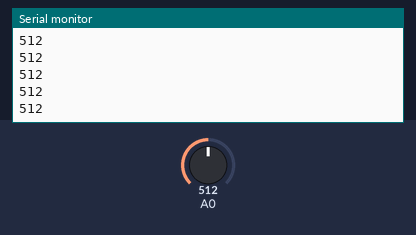
The sketch below on a simulated Arduino Uno, built with avr-gcc and run on an emulated ATmega328P. Shown: the last lines printed to the serial monitor. The inputs (shaded band) are chosen by the test bench; at power-on: A0 = 512. No radio packets arrive unless stated.

Above: at 1.2 s.
1.3 s: A0 set to 716
At 2.1 s:
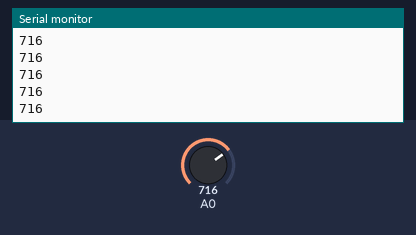
2.8 s: A0 set to 900
At 3.3 s:
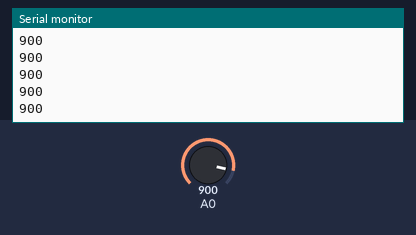
Timing chart, 0 to 5.8 s (numbered marks = the images above; inputs shaded):
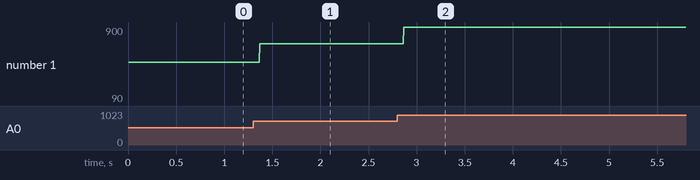

Measured:
- after the input at 1.3 s, the serial monitor: prints a new line after 0.07 s (image 1)
- after the input at 2.8 s, the serial monitor: prints a new line after 0.07 s (image 2)
- plotted number 1: 512 → 716 after the input at 1.3 s, 716 → 90 after the input at 2.8 s

The sketch:

nRF24.ino
```cpp
#include <SPI.h>
#include <nRF24L01.h>
#include <RF24.h>
#include <Wire.h>

//Wysyłanie com 9 oldBootloader
// Define the digital inputs
#define jB1 1  // Joystick button 1
#define jB2 0  // Joystick button 2


float elapsedTime, currentTime, previousTime;
int c = 0;


RF24 radio(9, 10);   // nRF24L01 (CE, CSN)
const byte address[6] = "00001"; // Address

// Max size of this struct is 32 bytes - NRF24L01 buffer limit
struct Data_Package {
  byte j1PotX;

};

Data_Package data; //Create a variable with the above structure

void setup() {
  Serial.begin(9600);

  // Call this function if you need to get the IMU error values for your module
  //calculate_IMU_error();

  // Define the radio communication
  radio.begin();
  radio.openWritingPipe(address);
  radio.setAutoAck(false);
  radio.setDataRate(RF24_250KBPS);
  radio.setPALevel(RF24_PA_LOW);

  // Activate the Arduino internal pull-up resistors
  pinMode(jB1, INPUT_PULLUP);
  pinMode(jB2, INPUT_PULLUP);


  // Set initial default values
  data.j1PotX = 127; // Values from 0 to 255. When Joystick is in resting position, the value is in the middle, or 127. We actually map the pot value from 0 to 1023 to 0 to 255 because that's one BYTE value


}
void loop() {
  // Read all analog inputs and map them to one Byte value
  data.j1PotX = map(analogRead(A0), 0, 1023, 0, 255); // Convert the analog read value from 0 to 1023 into a BYTE value from 0 to 255


  // Send the whole data from the structure to the receiver
  radio.write(&data, sizeof(Data_Package));
  Serial.println(analogRead(A0));
}
```
